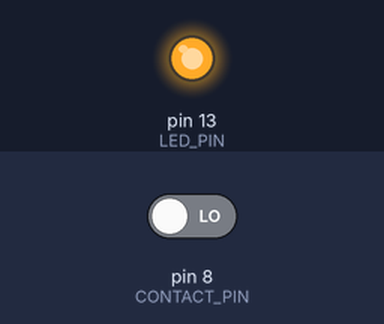
Simulated run of this sketch. Board: Arduino Uno, built with avr-gcc and run on an emulated ATmega328P. Parts: output pins drawn as LEDs (lit = HIGH). Inputs (shaded band) come from the test bench; at power-on: pin 8 (CONTACT_PIN) LOW. Pins used as bus, display or sensor lines are not drawn.

Above: at 0.1 s.
At 1.3 s:
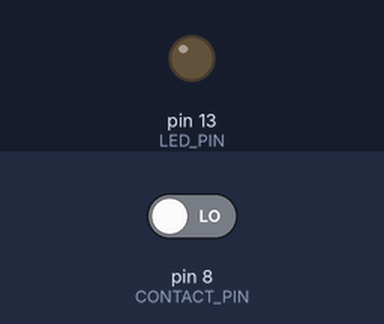
Timing chart, 0 to 2.8 s (numbered marks = the images above):
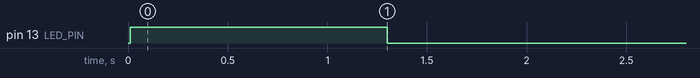

Measured:
- by itself, pin 13 (LED_PIN): LOW → HIGH at 0.01 s, → LOW 1.3 s later

The sketch:

Open_Close_Tx.ino
```cpp
/******************************************************************************************************/
// Open_Close_Tx:  monitor a contact and send a wireless code when the contact closes and then send
//  another wireless code when the contact opens.  The wireless code is a 24 bit code word + sync
//  that is compatible with the PT2262 and EV1527 protocols.
//
//  A 315 MHz or 433 MHz wireless transmitter is connected to Arduino digital pin 4.  A contact
//  is connected to Arduino digital pin 8.  Arduino internal pullup is used on the contact.
//
//  This software uses blocking code.  This is OK since it monitors only one sensor (contact).
//  This software has been bebugged and tested using RC-SWITCH.
//  Use of this software is subject to the Terms of Use, which can be found at:
//    https://github.com/SISProject/SISDocs/blob/master/Terms_of_Use_License_and_Disclaimer.pdf
//
//  This software uses code extracted from the Arduino RC-Switch library:
//    https://github.com/sui77/rc-switch
// Portions of this software that have been extracted from RC-Switch are subject to the RC-Switch
// license, as well as the the SIS Terms of Use.
//
//
//  (c) 2015 by Bob Glicksman and Jim Schrempp
/******************************************************************************************************/
// Version 001.  Has two defined constants for the contact OPEN and CLOSE events.  Change these
//  contants and recompile to suit the code needs of any given system.

/**************************************** GLOBAL CONSTANTS ********************************************/
// #define DEBUG      //uncomment to use serial port to debug
const unsigned long OPEN_CODE = 321789ul;
const unsigned long CLOSE_CODE = 5810559ul;
const int TX_PIN = 4;                  // transmitter on Digital pin 4
const int LED_PIN = 13;
const int CONTACT_PIN = 8;             // pushbutton or other contact on Digital pin 8
const int BAUD_TIME = 500;             // basic signalling unit is 400 us

/**************************************** GLOBAL VARIABLES ********************************************/
boolean contactState = false;

/******************************************** setup() *************************************************/
void setup()
{
  pinMode(TX_PIN, OUTPUT);
  pinMode(LED_PIN, OUTPUT);
  pinMode(CONTACT_PIN, INPUT);

  #ifdef DEBUG
    Serial.begin(9600);
  #endif
}
/***************************************** end of setup() *********************************************/

/******************************************** loop() **************************************************/
void loop()
{
  static boolean oldContactState = false;
  unsigned long codeWord;

  // test the contact for a valid reading and state change if a valid reading
  if ( (readContact() == true) && (oldContactState != contactState) )    // valid change reading
  {
    #ifdef DEBUG
      Serial.print("State change to: ");
    #endif

    // select code word to send -- open or close
    if(contactState == false)
    {
      codeWord = OPEN_CODE;
      #ifdef DEBUG
        Serial.println("OPEN");
      #endif
    }
    else
    {
      #ifdef DEBUG
        Serial.println("CLOSE");
      #endif
      codeWord = CLOSE_CODE;
    }

    // send the code word 20 times -
    digitalWrite(LED_PIN, HIGH);
    for (int i = 0; i < 20; i++)
    {
      sendCodeWord(codeWord);
    }
    digitalWrite(LED_PIN, LOW);
    oldContactState = contactState;
  }
}
/***************************************** end of loop() **********************************************/

/**************************************** sendCodeWord() **********************************************/
// sendCodeWord():  sends a 24 bit code to the transmitter data pin.  The code is encoded according
//  to the EV1527 format, with a zero being one baud unit high and three baun units low, a one being
//  three baud units high and one baun unit low, and a sync being one baud unit high and 31 baud units
//  low.  The pattern is shifted out MSB first with SYNC at the end of the code word.
//
// Parameters:
//  code:  the code word to send (the 24 LSBs of an unsigned long will be sent)

void sendCodeWord(unsigned long code)
{
  const unsigned long MASK = 0x00800000ul;  // mask off all but bit 23
  const int CODE_LENGTH = 24; // a code word is 24 bits + sync

  // send the code word bits
  for (int i = 0; i < CODE_LENGTH; i++)
  {
    if ( (code & MASK) == 0)
    {
      sendZero();
      #ifdef DEBUG
        Serial.print("0");
      #endif
    }
    else
    {
      sendOne();
      #ifdef DEBUG
        Serial.print("1");
      #endif
    }
    code = code <<1;
  }
  //send the sync
  sendSync();
  #ifdef DEBUG
    Serial.println(" SYNC");
  #endif

  return;
}
/************************************ end of sendCodeWord() *******************************************/

/****************************************** sendZero() ************************************************/
// sendZero:  helper function to encode a zero as one baud unit high and three baud units low.

void sendZero()
{
  // a zero is represented by one baud high and three baud low
  digitalWrite(TX_PIN, HIGH);
  delayMicroseconds(BAUD_TIME);
  for(int i = 0; i < 3; i++)
  {
      digitalWrite(TX_PIN, LOW);
      delayMicroseconds(BAUD_TIME);
  }
  return;
}
/************************************** end of sendZero() *********************************************/

/****************************************** sendOne() *************************************************/
// sendOne:  helper function to encode a one as three baud units high and one baud unit low.

void sendOne()
{
  // a one is represented by three baud high and one baud low
  for(int i = 0; i < 3; i++)
  {
      digitalWrite(TX_PIN, HIGH);
      delayMicroseconds(BAUD_TIME);
  }
  digitalWrite(TX_PIN, LOW);
  delayMicroseconds(BAUD_TIME);
  return;
}
/*************************************** end of sendOne() *********************************************/

/***************************************** sendSync() *************************************************/
// sendSync:  helper function to encode a sync as one baud unit high and 31 baud units low.

void sendSync()
{
  // a sync is represented by one baud high and 31 baud low
  digitalWrite(TX_PIN, HIGH);
  delayMicroseconds(BAUD_TIME);
  for(int i = 0; i < 31; i++)
  {
      digitalWrite(TX_PIN, LOW);
      delayMicroseconds(BAUD_TIME);
  }
  return;
}
/************************************** end of sendSync() *********************************************/

/**************************************** readContact() ***********************************************/
// readContact():  function that reads a digital value (input with internal pullup) on the CONTACT_PIN.
//  The contact value is tested for bounce and noise and if it is valid, the funtion sets the global
//  variable contactState accordingly and returns true.  Otherwise, the gobal variable is not changed
//  and the function returns false.  This function is blocking.
//
// Return:  true of a valid contact value is read; false otherwise.  A valid contact value is declared
//  if the same value is read from the CONTACT_PIN in two successive reading separated by 10 ms debounce
//  time.

boolean readContact()
{
  boolean firstRead, secondRead;

  if(digitalRead(CONTACT_PIN) == HIGH)
  {
    firstRead = false;
  }
  else
  {
    firstRead = true;
  }

  delay(10);      // wait 10 ms for noise and bounce
  if(digitalRead(CONTACT_PIN) == HIGH)
  {
    secondRead = false;
  }
  else
  {
    secondRead = true;
  }

  // if the two reads are the same, proices as valid contact state
  if (secondRead == firstRead)
  {
    contactState = secondRead;
    return true;
  }
  else
  {
    return false;  // noise
  }
}
/************************************* end of readContact() *******************************************/
```
